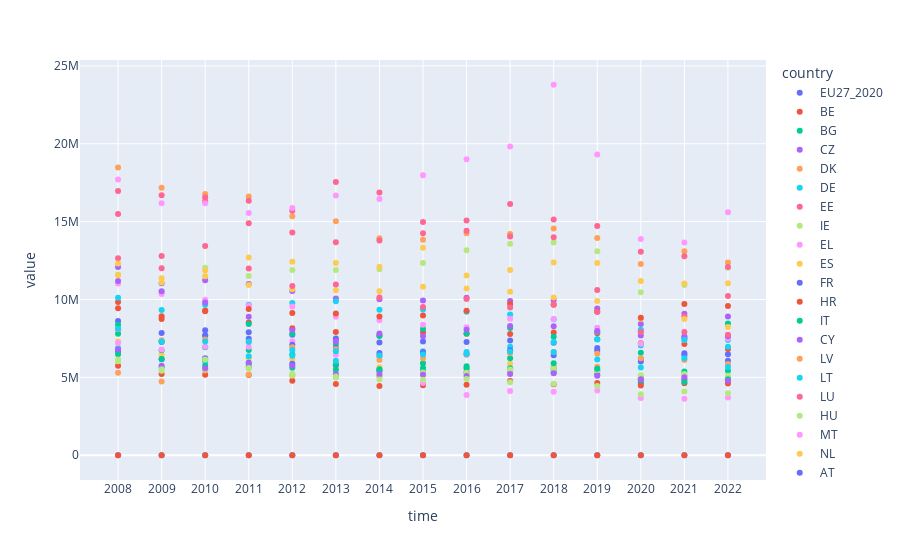

Write notebook code for a chart like this one.
### Code cell
# Plot the carbon emissions scatterplot
fig = px.scatter(df_carbon_short)
fig.show()

### Figure 1 — Plotly figure (JSON) as saved in the notebook; plotly's stock layout.template omitted (floating-point values rounded to 4 significant figures)
{"data": [{"hovertemplate": "country=EU27_2020<br>time=%{x}<br>value=%{y}<extra></extra>", "legendgroup": "EU27_2020", "marker": {"color": "#636efa", "symbol": "circle"}, "mode": "markers", "name": "EU27_2020", "orientation": "v", "showlegend": true, "type": "scatter", "x": ["2008", "2009", "2010", "2011", "2012", "2013", "2014", "2015", "2016", "2017", "2018", "2019", "2020", "2021", "2022"], "xaxis": "x", "y": [8627000.0, 7851000.0, 8024312, 7902000.0, 7729000.0, 7494000.0, 7235000.0, 7299000.0, 7270000.0, 7365000.0, 7225000.0, 6879000.0, 6193000.0, 6544000.0, 6481000.0], "yaxis": "y"}, {"hovertemplate": "country=BE<br>time=%{x}<br>value=%{y}<extra></extra>", "legendgroup": "BE", "marker": {"color": "#EF553B", "symbol": "circle"}, "mode": "markers", "name": "BE", "orientation": "v", "showlegend": true, "type": "scatter", "x": ["2008", "2009", "2010", "2011", "2012", "2013", "2014", "2015", "2016", "2017", "2018", "2019", "2020", "2021", "2022"], "xaxis": "x", "y": [9841000.0, 8741000.0, 9243000.0, 8520000.0, 8149775, 7916000.0, 7686000.0, 7876000.0, 7799000.0, 7777000.0, 7880000.0, 7840000.0, 7188000.0, 7139000.0, 6821000.0], "yaxis": "y"}, {"hovertemplate": "country=BG<br>time=%{x}<br>value=%{y}<extra></extra>", "legendgroup": "BG", "marker": {"color": "#00cc96", "symbol": "circle"}, "mode": "markers", "name": "BG", "orientation": "v", "showlegend": true, "type": "scatter", "x": ["2008", "2009", "2010", "2011", "2012", "2013", "2014", "2015", "2016", "2017", "2018", "2019", "2020", "2021", "2022"], "xaxis": "x", "y": [8374000.0, 7278000.0, 7673000.0, 8425000.0, 7808000.0, 7144000.0, 7662000.0, 8112000.0, 7824000.0, 8175000.0, 7601000.0, 7454000.0, 6577000.0, 7510000.0, 8466000.0], "yaxis": "y"}, {"hovertemplate": "country=CZ<br>time=%{x}<br>value=%{y}<extra></extra>", "legendgroup": "CZ", "marker": {"color": "#ab63fa", "symbol": "circle"}, "mode": "markers", "name": "CZ", "orientation": "v", "showlegend": true, "type": "scatter", "x": ["2008", "2009", "2010", "2011", "2012", "2013", "2014", "2015", "2016", "2017", "2018", "2019", "2020", "2021", "2022"], "xaxis": "x", "y": [12090000.0, 11050000.0, 11230000.0, 11000000.0, 10540000.0, 10070000.0, 10010000.0, 9937000.0, 10110000.0, 9906000.0, 9963000.0, 9416000.0, 8426000.0, 9082000.0, 8901000.0], "yaxis": "y"}, {"hovertemplate": "country=DK<br>time=%{x}<br>value=%{y}<extra></extra>", "legendgroup": "DK", "marker": {"color": "#FFA15A", "symbol": "circle"}, "mode": "markers", "name": "DK", "orientation": "v", "showlegend": true, "type": "scatter", "x": ["2008", "2009", "2010", "2011", "2012", "2013", "2014", "2015", "2016", "2017", "2018", "2019", "2020", "2021", "2022"], "xaxis": "x", "y": [18470000.0, 17180000.0, 16770000.0, 16610000.0, 15350000.0, 15030000.0, 13930000.0, 13830000.0, 14260000.0, 14200000.0, 14550000.0, 13940000.0, 12270000.0, 13090000.0, 12370000.0], "yaxis": "y"}, {"hovertemplate": "country=DE<br>time=%{x}<br>value=%{y}<extra></extra>", "legendgroup": "DE", "marker": {"color": "#19d3f3", "symbol": "circle"}, "mode": "markers", "name": "DE", "orientation": "v", "showlegend": true, "type": "scatter", "x": ["2008", "2009", "2010", "2011", "2012", "2013", "2014", "2015", "2016", "2017", "2018", "2019", "2020", "2021", "2022"], "xaxis": "x", "y": [10120000.0, 9321000.0, 9667000.0, 9669000.0, 9768000.0, 9890000.0, 9336000.0, 9358000.0, 9212000.0, 9040000.0, 8729000.0, 7931000.0, 7040000.0, 7528000.0, 7392000.0], "yaxis": "y"}, {"hovertemplate": "country=EE<br>time=%{x}<br>value=%{y}<extra></extra>", "legendgroup": "EE", "marker": {"color": "#FF6692", "symbol": "circle"}, "mode": "markers", "name": "EE", "orientation": "v", "showlegend": true, "type": "scatter", "x": ["2008", "2009", "2010", "2011", "2012", "2013", "2014", "2015", "2016", "2017", "2018", "2019", "2020", "2021", "2022"], "xaxis": "x", "y": [15500000.0, 12790000.0, 16310000.0, 16330000.0, 15690000.0, 17540000.0, 16870000.0, 14250000.0, 15080000.0, 16140000.0, 15140000.0, 10600000.0, 7964000.0, 8932000.0, 10230000.0], "yaxis": "y"}, {"hovertemplate": "country=IE<br>time=%{x}<br>value=%{y}<extra></extra>", "legendgroup": "IE", "marker": {"color": "#B6E880", "symbol": "circle"}, "mode": "markers", "name": "IE", "orientation": "v", "showlegend": true, "type": "scatter", "x": ["2008", "2009", "2010", "2011", "2012", "2013", "2014", "2015", "2016", "2017", "2018", "2019", "2020", "2021", "2022"], "xaxis": "x", "y": [11600000.0, 10450000.0, 12040000.0, 11510000.0, 11890000.0, 11900000.0, 11940000.0, 12350000.0, 13160000.0, 13580000.0, 13660000.0, 13100000.0, 10470000.0, 10940000.0, 12040000.0], "yaxis": "y"}, {"hovertemplate": "country=EL<br>time=%{x}<br>value=%{y}<extra></extra>", "legendgroup": "EL", "marker": {"color": "#FF97FF", "symbol": "circle"}, "mode": "markers", "name": "EL", "orientation": "v", "showlegend": true, "type": "scatter", "x": ["2008", "2009", "2010", "2011", "2012", "2013", "2014", "2015", "2016", "2017", "2018", "2019", "2020", "2021", "2022"], "xaxis": "x", "y": [11020000.0, 10350000.0, 9989000.0, 9621000.0, 9558000.0, 8893000.0, 8669000.0, 8372000.0, 8222000.0, 8770000.0, 8748000.0, 8191000.0, 7159000.0, 7405000.0, 7487000.0], "yaxis": "y"}, {"hovertemplate": "country=ES<br>time=%{x}<br>value=%{y}<extra></extra>", "legendgroup": "ES", "marker": {"color": "#FECB52", "symbol": "circle"}, "mode": "markers", "name": "ES", "orientation": "v", "showlegend": true, "type": "scatter", "x": ["2008", "2009", "2010", "2011", "2012", "2013", "2014", "2015", "2016", "2017", "2018", "2019", "2020", "2021", "2022"], "xaxis": "x", "y": [7310000.0, 6436000.0, 6098000.0, 6224000.0, 6158000.0, 5583000.0, 5645000.0, 5865000.0, 5598000.0, 5878000.0, 5689000.0, 5286000.0, 4560000.0, 4797000.0, 4925000.0], "yaxis": "y"}, {"hovertemplate": "country=FR<br>time=%{x}<br>value=%{y}<extra></extra>", "legendgroup": "FR", "marker": {"color": "#636efa", "symbol": "circle"}, "mode": "markers", "name": "FR", "orientation": "v", "showlegend": true, "type": "scatter", "x": ["2008", "2009", "2010", "2011", "2012", "2013", "2014", "2015", "2016", "2017", "2018", "2019", "2020", "2021", "2022"], "xaxis": "x", "y": [6653000.0, 6166000.0, 6234000.0, 5933000.0, 5868000.0, 5773000.0, 5397000.0, 5373000.0, 5339000.0, 5473000.0, 5304000.0, 5168000.0, 4651000.0, 4861000.0, 4861000.0], "yaxis": "y"}, {"hovertemplate": "country=HR<br>time=%{x}<br>value=%{y}<extra></extra>", "legendgroup": "HR", "marker": {"color": "#EF553B", "symbol": "circle"}, "mode": "markers", "name": "HR", "orientation": "v", "showlegend": true, "type": "scatter", "x": ["2008", "2009", "2010", "2011", "2012", "2013", "2014", "2015", "2016", "2017", "2018", "2019", "2020", "2021", "2022"], "xaxis": "x", "y": [5744000.0, 5215000.0, 5173000.0, 5157000.0, 4777000.0, 4573000.0, 4448000.0, 4495000.0, 4523000.0, 4768000.0, 4552000.0, 4631000.0, 4481000.0, 4628000.0, 4607000.0], "yaxis": "y"}, {"hovertemplate": "country=IT<br>time=%{x}<br>value=%{y}<extra></extra>", "legendgroup": "IT", "marker": {"color": "#00cc96", "symbol": "circle"}, "mode": "markers", "name": "IT", "orientation": "v", "showlegend": true, "type": "scatter", "x": ["2008", "2009", "2010", "2011", "2012", "2013", "2014", "2015", "2016", "2017", "2018", "2019", "2020", "2021", "2022"], "xaxis": "x", "y": [7796000.0, 6742000.0, 6929000.0, 6756000.0, 6488000.0, 5860000.0, 5524000.0, 5595000.0, 5569000.0, 5589000.0, 5514000.0, 5442000.0, 4957000.0, 5379000.0, 5432000.0], "yaxis": "y"}, {"hovertemplate": "country=CY<br>time=%{x}<br>value=%{y}<extra></extra>", "legendgroup": "CY", "marker": {"color": "#ab63fa", "symbol": "circle"}, "mode": "markers", "name": "CY", "orientation": "v", "showlegend": true, "type": "scatter", "x": ["2008", "2009", "2010", "2011", "2012", "2013", "2014", "2015", "2016", "2017", "2018", "2019", "2020", "2021", "2022"], "xaxis": "x", "y": [11180000.0, 10530000.0, 9810000.0, 8894000.0, 8044000.0, 7323000.0, 7811000.0, 7646758, 8063000.0, 8306000.0, 8279000.0, 7970000.0, 7683000.0, 7643000.0, 7643000.0], "yaxis": "y"}, {"hovertemplate": "country=LV<br>time=%{x}<br>value=%{y}<extra></extra>", "legendgroup": "LV", "marker": {"color": "#FFA15A", "symbol": "circle"}, "mode": "markers", "name": "LV", "orientation": "v", "showlegend": true, "type": "scatter", "x": ["2008", "2009", "2010", "2011", "2012", "2013", "2014", "2015", "2016", "2017", "2018", "2019", "2020", "2021", "2022"], "xaxis": "x", "y": [5303000.0, 4731000.0, 5445000.0, 5178000.0, 5116000.0, 5046000.0, 5059000.0, 5243000.0, 5231000.0, 5348000.0, 5637000.0, 5683000.0, 4941000.0, 5131000.0, 4943000.0], "yaxis": "y"}, {"hovertemplate": "country=LT<br>time=%{x}<br>value=%{y}<extra></extra>", "legendgroup": "LT", "marker": {"color": "#19d3f3", "symbol": "circle"}, "mode": "markers", "name": "LT", "orientation": "v", "showlegend": true, "type": "scatter", "x": ["2008", "2009", "2010", "2011", "2012", "2013", "2014", "2015", "2016", "2017", "2018", "2019", "2020", "2021", "2022"], "xaxis": "x", "y": [6892000.0, 5658000.0, 5995000.0, 6360000.0, 6383000.0, 6061000.0, 6370000.0, 6671000.0, 6636000.0, 6970000.0, 7278000.0, 7430000.0, 8059000.0, 7399000.0, 6966000.0], "yaxis": "y"}, {"hovertemplate": "country=LU<br>time=%{x}<br>value=%{y}<extra></extra>", "legendgroup": "LU", "marker": {"color": "#FF6692", "symbol": "circle"}, "mode": "markers", "name": "LU", "orientation": "v", "showlegend": true, "type": "scatter", "x": ["2008", "2009", "2010", "2011", "2012", "2013", "2014", "2015", "2016", "2017", "2018", "2019", "2020", "2021", "2022"], "xaxis": "x", "y": [16960000.0, 16690000.0, 16570000.0, 14900000.0, 14300000.0, 13680000.0, 13780000.0, 14970000.0, 14410000.0, 14040000.0, 14000000.0, 14720000.0, 13060000.0, 12780000.0, 12090000.0], "yaxis": "y"}, {"hovertemplate": "country=HU<br>time=%{x}<br>value=%{y}<extra></extra>", "legendgroup": "HU", "marker": {"color": "#B6E880", "symbol": "circle"}, "mode": "markers", "name": "HU", "orientation": "v", "showlegend": true, "type": "scatter", "x": ["2008", "2009", "2010", "2011", "2012", "2013", "2014", "2015", "2016", "2017", "2018", "2019", "2020", "2021", "2022"], "xaxis": "x", "y": [6038000.0, 5429000.0, 5528000.0, 5555000.0, 5119000.0, 4986000.0, 5079000.0, 5310000.0, 5290000.0, 5510000.0, 5565000.0, 5422000.0, 5143000.0, 5223000.0, 5102000.0], "yaxis": "y"}, {"hovertemplate": "country=MT<br>time=%{x}<br>value=%{y}<extra></extra>", "legendgroup": "MT", "marker": {"color": "#FF97FF", "symbol": "circle"}, "mode": "markers", "name": "MT", "orientation": "v", "showlegend": true, "type": "scatter", "x": ["2008", "2009", "2010", "2011", "2012", "2013", "2014", "2015", "2016", "2017", "2018", "2019", "2020", "2021", "2022"], "xaxis": "x", "y": [7203973, 6797000.0, 6961000.0, 6972000.0, 7315000.0, 6447000.0, 6374000.0, 4634000.0, 3874000.0, 4131000.0, 4077000.0, 4162000.0, 3669000.0, 3620000.0, 3708000.0], "yaxis": "y"}, {"hovertemplate": "country=NL<br>time=%{x}<br>value=%{y}<extra></extra>", "legendgroup": "NL", "marker": {"color": "#FECB52", "symbol": "circle"}, "mode": "markers", "name": "NL", "orientation": "v", "showlegend": true, "type": "scatter", "x": ["2008", "2009", "2010", "2011", "2012", "2013", "2014", "2015", "2016", "2017", "2018", "2019", "2020", "2021", "2022"], "xaxis": "x", "y": [11550000.0, 11100000.0, 11500000.0, 10940000.0, 10660000.0, 10590000.0, 10520000.0, 10830000.0, 10710000.0, 10490000.0, 10130000.0, 9903000.0, 8767000.0, 8754000.0, 8228000.0], "yaxis": "y"}, {"hovertemplate": "country=AT<br>time=%{x}<br>value=%{y}<extra></extra>", "legendgroup": "AT", "marker": {"color": "#636efa", "symbol": "circle"}, "mode": "markers", "name": "AT", "orientation": "v", "showlegend": true, "type": "scatter", "x": ["2008", "2009", "2010", "2011", "2012", "2013", "2014", "2015", "2016", "2017", "2018", "2019", "2020", "2021", "2022"], "xaxis": "x", "y": [8097000.0, 7309000.0, 7701000.0, 7481000.0, 7098000.0, 6888000.0, 6561000.0, 6613000.0, 6464000.0, 6743000.0, 6413000.0, 6733000.0, 6018000.0, 6421000.0, 6064000.0], "yaxis": "y"}, {"hovertemplate": "country=PL<br>time=%{x}<br>value=%{y}<extra></extra>", "legendgroup": "PL", "marker": {"color": "#EF553B", "symbol": "circle"}, "mode": "markers", "name": "PL", "orientation": "v", "showlegend": true, "type": "scatter", "x": ["2008", "2009", "2010", "2011", "2012", "2013", "2014", "2015", "2016", "2017", "2018", "2019", "2020", "2021", "2022"], "xaxis": "x", "y": [9445000.0, 8924000.0, 9289000.0, 9386000.0, 9141000.0, 9098000.0, 8907000.0, 8976000.0, 9279000.0, 9706000.0, 9670000.0, 9237000.0, 8834000.0, 9707000.0, 9587000.0], "yaxis": "y"}, {"hovertemplate": "country=PT<br>time=%{x}<br>value=%{y}<extra></extra>", "legendgroup": "PT", "marker": {"color": "#00cc96", "symbol": "circle"}, "mode": "markers", "name": "PT", "orientation": "v", "showlegend": true, "type": "scatter", "x": ["2008", "2009", "2010", "2011", "2012", "2013", "2014", "2015", "2016", "2017", "2018", "2019", "2020", "2021", "2022"], "xaxis": "x", "y": [6490000.0, 6178000.0, 5740000.0, 5698000.0, 5624000.0, 5473000.0, 5493000.0, 5911000.0, 5716000.0, 6230000.0, 5909000.0, 5546000.0, 4810000.0, 4696000.0, 4882000.0], "yaxis": "y"}, {"hovertemplate": "country=RO<br>time=%{x}<br>value=%{y}<extra></extra>", "legendgroup": "RO", "marker": {"color": "#ab63fa", "symbol": "circle"}, "mode": "markers", "name": "RO", "orientation": "v", "showlegend": true, "type": "scatter", "x": ["2008", "2009", "2010", "2011", "2012", "2013", "2014", "2015", "2016", "2017", "2018", "2019", "2020", "2021", "2022"], "xaxis": "x", "y": [6793000.0, 5752000.0, 5582000.0, 5896000.0, 5749000.0, 5205000.0, 5196000.0, 5161000.0, 5081000.0, 5219000.0, 5257000.0, 5098000.0, 4886000.0, 5010000.0, 4776000.0], "yaxis": "y"}, {"hovertemplate": "country=SI<br>time=%{x}<br>value=%{y}<extra></extra>", "legendgroup": "SI", "marker": {"color": "#FFA15A", "symbol": "circle"}, "mode": "markers", "name": "SI", "orientation": "v", "showlegend": true, "type": "scatter", "x": ["2008", "2009", "2010", "2011", "2012", "2013", "2014", "2015", "2016", "2017", "2018", "2019", "2020", "2021", "2022"], "xaxis": "x", "y": [8094000.0, 7375583, 7438000.0, 7280000.0, 6939000.0, 6798000.0, 6113000.0, 6231000.0, 6485000.0, 6547000.0, 6628000.0, 6514000.0, 6221000.0, 6120000.0, 5858000.0], "yaxis": "y"}, {"hovertemplate": "country=SK<br>time=%{x}<br>value=%{y}<extra></extra>", "legendgroup": "SK", "marker": {"color": "#19d3f3", "symbol": "circle"}, "mode": "markers", "name": "SK", "orientation": "v", "showlegend": true, "type": "scatter", "x": ["2008", "2009", "2010", "2011", "2012", "2013", "2014", "2015", "2016", "2017", "2018", "2019", "2020", "2021", "2022"], "xaxis": "x", "y": [8115000.0, 7305000.0, 7306000.0, 7295000.0, 6765000.0, 6677000.0, 6405000.0, 6472000.0, 6516000.0, 6638000.0, 6634000.0, 6146000.0, 5635000.0, 6233000.0, 5659000.0], "yaxis": "y"}, {"hovertemplate": "country=FI<br>time=%{x}<br>value=%{y}<extra></extra>", "legendgroup": "FI", "marker": {"color": "#FF6692", "symbol": "circle"}, "mode": "markers", "name": "FI", "orientation": "v", "showlegend": true, "type": "scatter", "x": ["2008", "2009", "2010", "2011", "2012", "2013", "2014", "2015", "2016", "2017", "2018", "2019", "2020", "2021", "2022"], "xaxis": "x", "y": [12650000.0, 12000000.0, 13440000.0, 12000000.0, 10870000.0, 10970000.0, 10130000.0, 9511000.0, 10040000.0, 9486000.0, 9694000.0, 9199000.0, 7906000.0, 7919000.0, 7738000.0], "yaxis": "y"}, {"hovertemplate": "country=SE<br>time=%{x}<br>value=%{y}<extra></extra>", "legendgroup": "SE", "marker": {"color": "#B6E880", "symbol": "circle"}, "mode": "markers", "name": "SE", "orientation": "v", "showlegend": true, "type": "scatter", "x": ["2008", "2009", "2010", "2011", "2012", "2013", "2014", "2015", "2016", "2017", "2018", "2019", "2020", "2021", "2022"], "xaxis": "x", "y": [6148000.0, 5514000.0, 6148000.0, 5607000.0, 5236000.0, 5049000.0, 4858000.0, 4842000.0, 4891000.0, 4694000.0, 4593000.0, 4439000.0, 3918000.0, 4091000.0, 3979000.0], "yaxis": "y"}, {"hovertemplate": "country=IS<br>time=%{x}<br>value=%{y}<extra></extra>", "legendgroup": "IS", "marker": {"color": "#FF97FF", "symbol": "circle"}, "mode": "markers", "name": "IS", "orientation": "v", "showlegend": true, "type": "scatter", "x": ["2008", "2009", "2010", "2011", "2012", "2013", "2014", "2015", "2016", "2017", "2018", "2019", "2020", "2021", "2022"], "xaxis": "x", "y": [17700000.0, 16180000.0, 16180000.0, 15550000.0, 15880000.0, 16680000.0, 16460000.0, 17980000.0, 19000000.0, 19820000.0, 23790000.0, 19300000.0, 13880000.0, 13660000.0, 15610000.0], "yaxis": "y"}, {"hovertemplate": "country=NO<br>time=%{x}<br>value=%{y}<extra></extra>", "legendgroup": "NO", "marker": {"color": "#FECB52", "symbol": "circle"}, "mode": "markers", "name": "NO", "orientation": "v", "showlegend": true, "type": "scatter", "x": ["2008", "2009", "2010", "2011", "2012", "2013", "2014", "2015", "2016", "2017", "2018", "2019", "2020", "2021", "2022"], "xaxis": "x", "y": [12310000.0, 11370000.0, 11860000.0, 12700000.0, 12430000.0, 12340000.0, 12100000.0, 13320000.0, 11530000.0, 11890000.0, 12380000.0, 12340000.0, 11180000.0, 11030000.0, 11040000.0], "yaxis": "y"}, {"hovertemplate": "country=RS<br>time=%{x}<br>value=%{y}<extra></extra>", "legendgroup": "RS", "marker": {"color": "#636efa", "symbol": "circle"}, "mode": "markers", "name": "RS", "orientation": "v", "showlegend": true, "type": "scatter", "x": ["2008", "2009", "2010", "2011", "2012", "2013", "2014", "2015", "2016", "2017", "2018", "2019", "2020", "2021", "2022"], "xaxis": "x", "y": [0, 0, 0, 0, 0, 0, 0, 0, 0, 0, 0, 0, 0, 0, 0], "yaxis": "y"}, {"hovertemplate": "country=TR<br>time=%{x}<br>value=%{y}<extra></extra>", "legendgroup": "TR", "marker": {"color": "#EF553B", "symbol": "circle"}, "mode": "markers", "name": "TR", "orientation": "v", "showlegend": true, "type": "scatter", "x": ["2008", "2009", "2010", "2011", "2012", "2013", "2014", "2015", "2016", "2017", "2018", "2019", "2020", "2021", "2022"], "xaxis": "x", "y": [0, 0, 0, 0, 0, 0, 0, 0, 0, 0, 0, 0, 0, 0, 0], "yaxis": "y"}], "layout": {"legend": {"title": {"text": "country"}, "tracegroupgap": 0}, "margin": {"t": 60}, "xaxis": {"anchor": "y", "domain": [0, 1], "title": {"text": "time"}}, "yaxis": {"anchor": "x", "domain": [0, 1], "title": {"text": "value"}}}}
